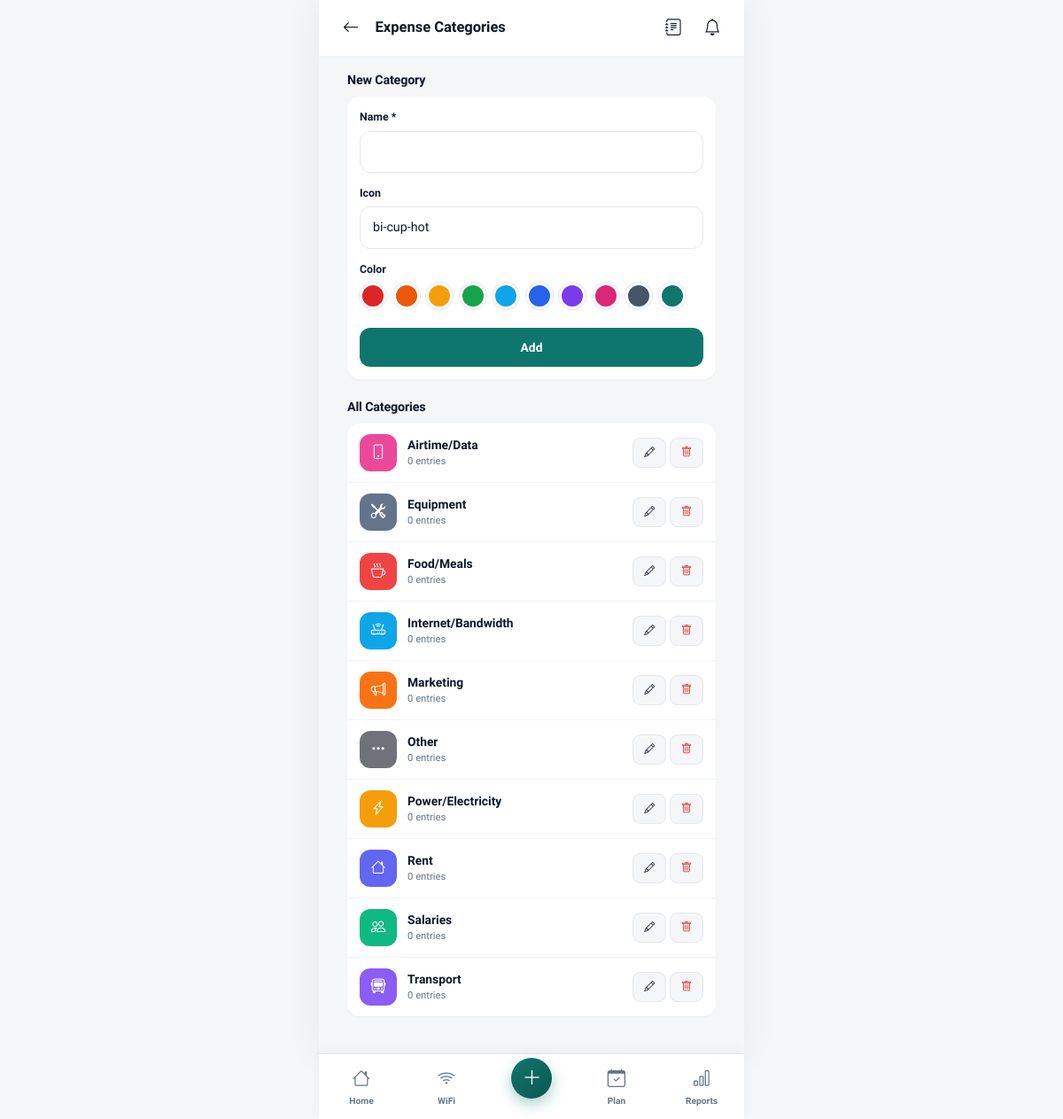
The app's page /modules/expenses/categories.php (signed in) with its own data.
### tables this page shows
CREATE TABLE expense_categories (
    id              INT AUTO_INCREMENT PRIMARY KEY,
    user_id         INT NOT NULL,
    name            VARCHAR(80) NOT NULL,
    icon            VARCHAR(40) DEFAULT 'bi-tag',
    color           VARCHAR(20) DEFAULT '#0F766E',
    created_at      DATETIME DEFAULT CURRENT_TIMESTAMP,
    FOREIGN KEY (user_id) REFERENCES users(id) ON DELETE CASCADE
);

### includes/functions.php (called while the page is built, shortened)
<?php
function e($value) {
    return htmlspecialchars((string)$value, ENT_QUOTES, 'UTF-8');
}

### modules/expenses/categories.php (the view, shortened to what this page needs)
<?php
require_once __DIR__ . '/../../config/config.php';
$userId = uid();
$stmt = $pdo->prepare("SELECT c.*, (SELECT COUNT(*) FROM expenses e WHERE e.category_id=c.id) used FROM expense_categories c WHERE c.user_id=? ORDER BY c.name");
$stmt->execute([$userId]);
$cats = $stmt->fetchAll();
$edit = null;
$icons = ['bi-cup-hot','bi-cart','bi-fuel-pump','bi-house','bi-lightning','bi-droplet','bi-phone','bi-bus-front','bi-tools','bi-heart-pulse','bi-book','bi-gift','bi-bag','bi-currency-exchange','bi-tag'];
$colors = ['#DC2626','#EA580C','#F59E0B','#16A34A','#0EA5E9','#2563EB','#7C3AED','#DB2777','#475569','#0F766E'];
include __DIR__ . '/../../includes/header.php';
include __DIR__ . '/../../includes/topbar.php';
?>
<div class="px-page mt-page">
    <div class="section-title"><h3><?= $edit?'Edit':'New' ?> Category</h3></div>
    <div class="list-card" style="padding:14px;">
        <form method="post">
            <div class="form-group">
                <label class="form-label">Name *</label>
                <input class="form-control" name="name" value="<?= e($edit['name']??'') ?>" required>
            </div>
            <div class="form-group">
                <label class="form-label">Icon</label>
                <select class="form-select" name="icon">
                    <?php foreach ($icons as $ic): ?>
                        <option value="<?= $ic ?>" <?= ($edit['icon']??'')===$ic?'selected':'' ?>><?= $ic ?></option>
                    <?php endforeach; ?>
                </select>
            </div>
            <div class="form-group">
                <label class="form-label">Color</label>
                <div class="d-flex flex-wrap gap-2">
                    <?php foreach ($colors as $col): ?>
                        <label style="cursor:pointer;">
                            <span style="display:inline-block;width:30px;height:30px;border-radius:50%;background:<?= $col ?>;border:3px solid #fff;box-shadow:0 0 0 1px var(--border);"></span>
                        </label>
                    <?php endforeach; ?>
                </div>
            </div>
            <button class="btn btn-primary btn-block"><?= $edit?'Update':'Add' ?></button>
        </form>
    </div>
    <div class="section-title mt-4"><h3>All Categories</h3></div>
    <div class="list-card">
        <?php foreach ($cats as $c): ?>
            <div class="list-item">
                <div class="li-ico" style="background:<?= e($c['color']) ?>;color:#fff;"><i class="bi <?= e($c['icon']) ?>"></i></div>
                <div class="li-body">
                    <div class="li-title"><?= e($c['name']) ?></div>
                    <div class="li-sub"><?= (int)$c['used'] ?> entr<?= (int)$c['used']===1?'y':'ies' ?></div>
                </div>
                <div class="li-right d-flex gap-1">
                    <a href="?edit=<?= $c['id'] ?>" class="btn btn-light btn-sm"><i class="bi bi-pencil"></i></a>
                    <form method="post" data-confirm="Delete this category? Entries become uncategorized.">
                        <button class="btn btn-light btn-sm" style="color:var(--danger)"><i class="bi bi-trash"></i></button>
                    </form>
                </div>
            </div>
        <?php endforeach; ?>
    </div>
</div>
<div style="height:30px"></div>
<?php $active='add'; include __DIR__ . '/../../includes/bottomnav.php'; ?>
<?php include __DIR__ . '/../../includes/footer.php'; ?>

### assets/css/style.css (style rules this page uses)
:root { --primary: #0F766E; --primary-dark: #0B5751; --primary-light: #14B8A6; --primary-50: #F0FDFA; --primary-100: #CCFBF1; --accent: #F59E0B; --accent-dark: #D97706; --success: #16A34A; --danger: #DC2626; --warning: #F59E0B; --info: #0EA5E9; --bg: #F4F6F8; --bg-soft: #FAFAFB; --card: #FFFFFF; --border: #E5E7EB; --border-light: #F1F5F9; --text: #0F172A; --text-muted: #64748B; --text-soft: #94A3B8; --shadow-sm: 0 1px 2px rgba(15, 23, 42, 0.04); --shadow: 0 4px 12px rgba(15, 23, 42, 0.06); --shadow-lg: 0 12px 28px rgba(15, 23, 42, 0.10); --radius: 14px; --radius-sm: 10px; --radius-lg: 20px; --header-h: 64px; --bottomnav-h: 74px; }
* { box-sizing: border-box; -webkit-tap-highlight-color: transparent; }
html, body { margin: 0; padding: 0; font-family: 'Plus Jakarta Sans', -apple-system, BlinkMacSystemFont, sans-serif; background: var(--bg); color: var(--text); font-size: 15px; line-height: 1.5; -webkit-font-smoothing: antialiased; }
body { padding-bottom: calc(var(--bottomnav-h) + env(safe-area-inset-bottom)); }
a { color: var(--primary); text-decoration: none; }
h1, h2, h3, h4, h5, h6 { font-weight: 700; color: var(--text); margin: 0 0 .5rem; letter-spacing: -0.01em; }
h3 { font-size: 1.1rem; }
.section-title { display: flex; justify-content: space-between; align-items: center; margin: 18px 16px 10px; }
.section-title h3 { font-size: .95rem; margin: 0; }
.list-card { background: var(--card); border-radius: var(--radius); margin: 0 16px 12px; box-shadow: var(--shadow-sm); overflow: hidden; }
.list-item { display: flex; align-items: center; gap: 12px; padding: 12px 14px; border-bottom: 1px solid var(--border-light); color: var(--text); }
.list-item:last-child { border-bottom: none; }
.list-item .li-ico { width: 42px; height: 42px; border-radius: 12px; background: var(--primary-50); color: var(--primary); display: flex; align-items: center; justify-content: center; font-size: 1.1rem; flex-shrink: 0; }
.list-item .li-body { flex: 1; min-width: 0; }
.list-item .li-title { font-weight: 600; font-size: .92rem; }
.list-item .li-sub { font-size: .75rem; color: var(--text-muted); }
.list-item .li-right { text-align: right; flex-shrink: 0; }
.form-group { margin-bottom: 14px; }
.form-label { font-size: .82rem; font-weight: 600; color: var(--text); margin-bottom: 6px; display: block; }
.form-control, .form-select { width: 100%; padding: 12px 14px; border: 1.5px solid var(--border); border-radius: 12px; font-size: .95rem; background: var(--card); color: var(--text); transition: border-color .15s, box-shadow .15s; font-family: inherit; }
.btn { display: inline-flex; align-items: center; justify-content: center; gap: 8px; font-weight: 600; border-radius: 12px; padding: 12px 18px; border: none; font-size: .92rem; cursor: pointer; transition: transform .1s, box-shadow .15s, background .15s; text-decoration: none; font-family: inherit; }
.btn-primary { background: var(--primary); color: #fff; }
.btn-light { background: var(--bg); color: var(--text); border: 1.5px solid var(--border); }
.btn-block { width: 100%; }
.btn-sm { padding: 7px 12px; font-size: .8rem; border-radius: 9px; }
.px-page { padding-left: 16px; padding-right: 16px; }
.mt-page { margin-top: 16px; }

### records on screen
expense_categories: name "Airtime/Data", used "0"
expense_categories: name "Equipment", used "0"
expense_categories: name "Food/Meals", used "0"
expense_categories: name "Internet/Bandwidth", used "0"
expense_categories: name "Marketing", used "0"
expense_categories: name "Other", used "0"
expense_categories: name "Power/Electricity", used "0"
expense_categories: name "Rent", used "0"
expense_categories: name "Salaries", used "0"
expense_categories: name "Transport", used "0"

### other values on screen
$topbarTitle "Expense Categories"
form field icon "bi-cup-hot"
